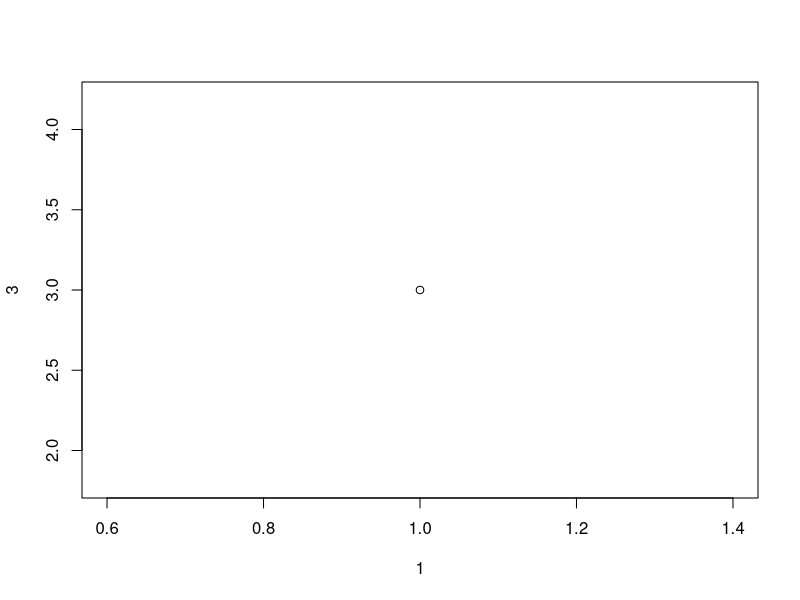
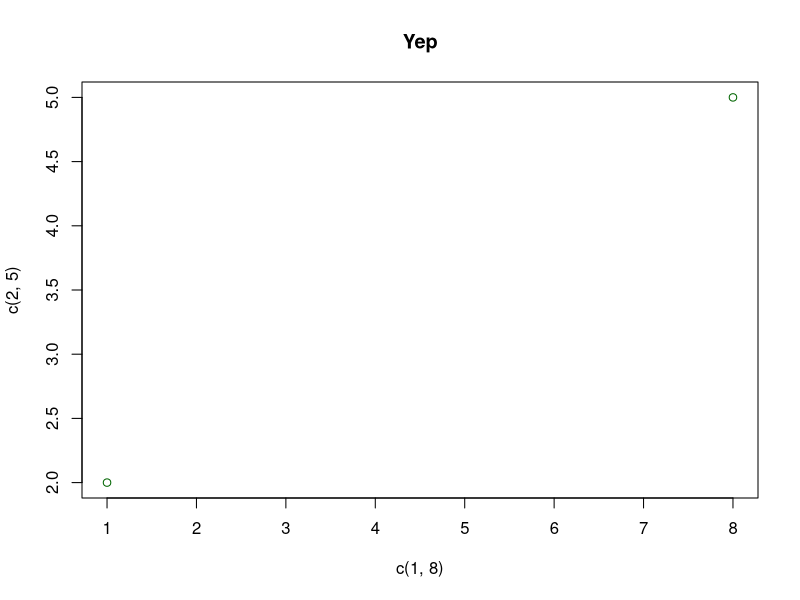
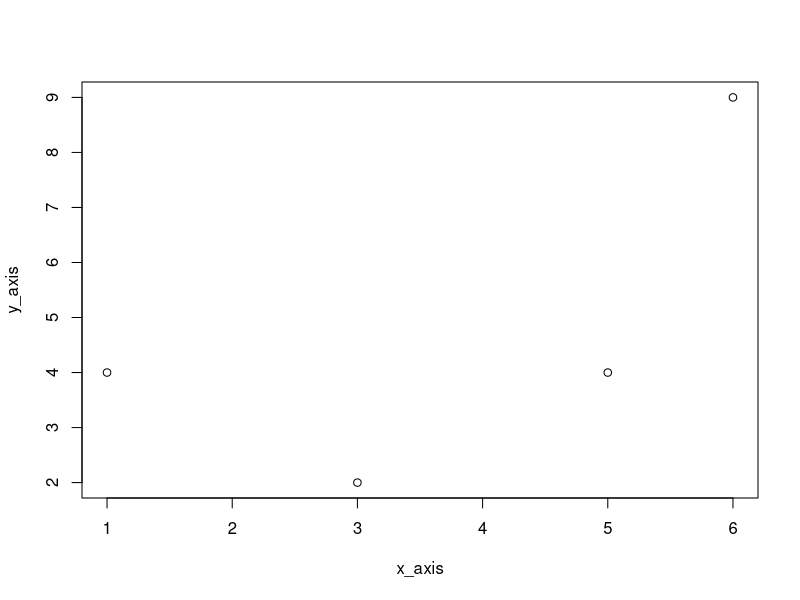
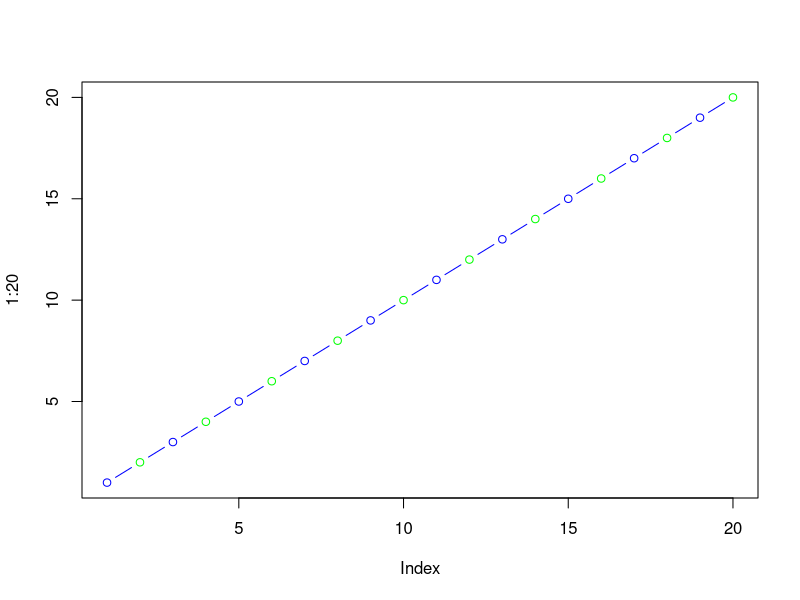
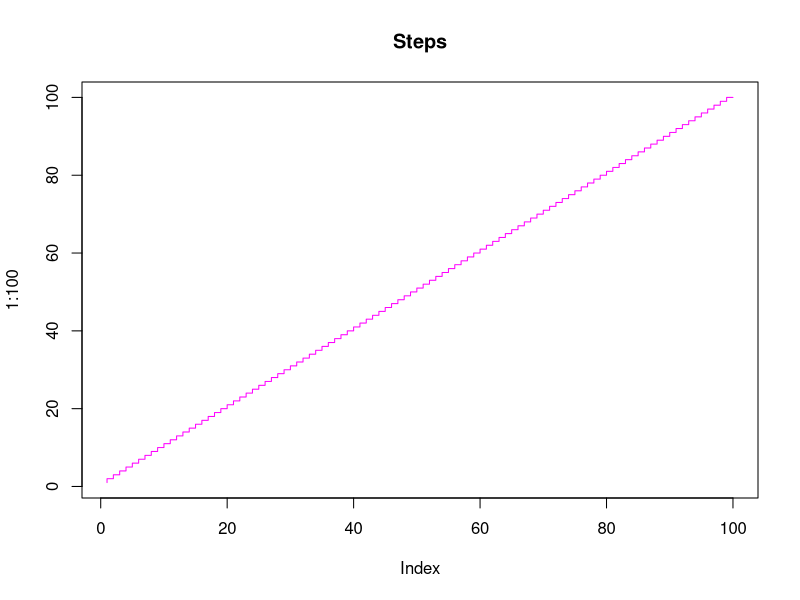
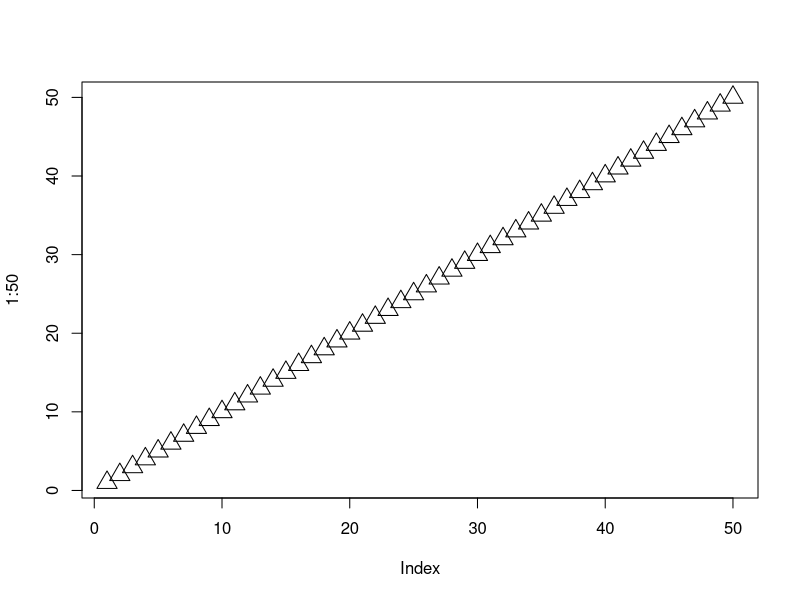
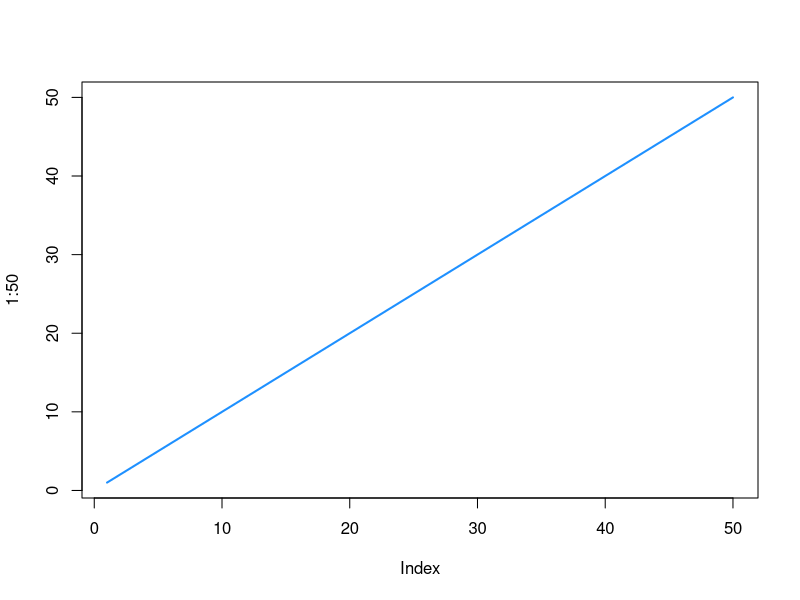
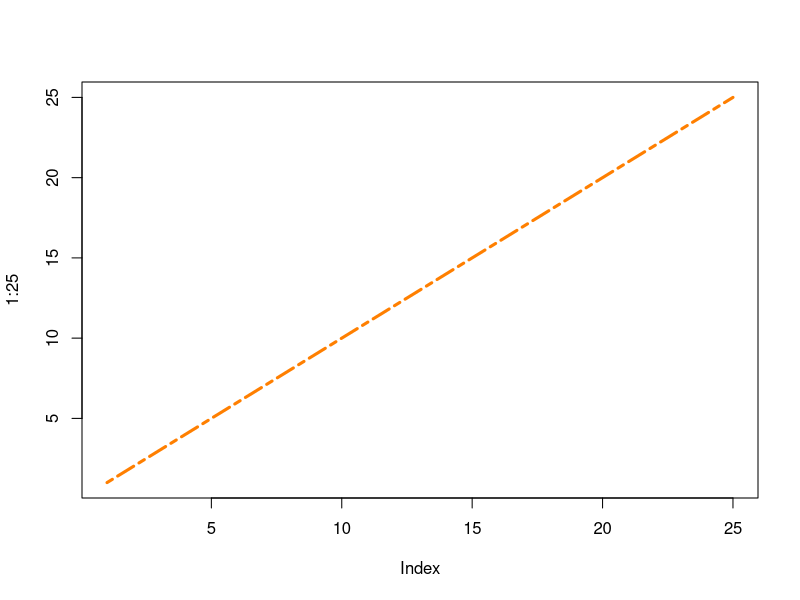

Write R code to recreate these figures, in order.
# plot function
# parameter 1 takes x-axis and 2 takes y-axis
plot(1, 3)

#to draw more points, use a vector
plot(c(1, 8), c(2, 5), main = "Yep", col = "darkgreen", )

#better to declare with variables
x_axis <- c(1, 3, 5, 6)
y_axis <- c(4, 2, 4, 9)

plot(x_axis, y_axis)

#delcare with a sequence and a line
plot(1:20, type = "b", col = c("blue", "green"))

# use different types of graph
plot(1:100, type = "S", col = "magenta", main = "Steps")

# use cex to change size of points
# use pch to change style of points
plot(1:50, cex=2, pch = 2)


#line graphs with type "l"
# line width with lwd
plot(1:50, type = "l", col = "dodgerblue", lwd = 2)

#line style with lty
plot(1:25, type = "l", col = "darkorange1", lty = 6, lwd = 3)

# 0 removes the line
# 1 displays a solid line
# 2 displays a dashed line
# 3 displays a dotted line
# 4 displays a "dot dashed" line
# 5 displays a "long dashed" line
# 6 displays a "two dashed" line

line1 <- c(1, 2, 3, 4, 5, 10)
line2 <- c(2, 5, 8, 9, 11, 15)

plot(line1, type = "l", col = "blue")
lines(line2, type = "l", col = "red")

#scatterplot
x <- c(5, 7, 8, 7, 2, 2, 9, 4, 11, 12, 9, 6)
y <- c(99, 86, 87, 88, 111, 103, 87, 94, 78, 77, 85, 86)

plot(x, y, main = "Observation of cars",
     xlab = "Car age", ylab = "Car speed (km/h)")

# day one, the age and speed of 12 cars:
x1 <- c(5, 7, 8, 7, 2, 2, 9, 4, 11, 12, 9, 6)
y1 <- c(99, 86, 87, 88, 111, 103, 87, 94, 78, 77, 85, 86)

# day two, the age and speed of 15 cars:
x2 <- c(2, 2, 8, 1, 15, 8, 12, 9, 7, 3, 11, 4, 7, 14, 12)
y2 <- c(100, 105, 84, 105, 90, 99, 90, 95, 94, 100, 79, 112, 91, 80, 85)

plot(x1, y1, main = "Observation of Cars", xlab = "Car age",
     ylab = "Car speed", col = "#0a6500", cex = 2)
points(x2, y2, col = "blue", cex = 2)